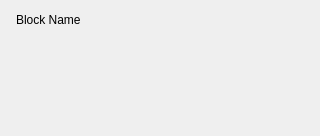
<?xml version="1.0" encoding="UTF-8"?>
<ui version="4.0">
 <class>NavBlockWidget</class>
 <widget class="QWidget" name="NavBlockWidget">
  <property name="geometry">
   <rect>
    <x>0</x>
    <y>0</y>
    <width>320</width>
    <height>136</height>
   </rect>
  </property>
  <property name="windowTitle">
   <string>Form</string>
  </property>
  <layout class="QVBoxLayout" name="verticalLayout">
   <property name="spacing">
    <number>12</number>
   </property>
   <property name="leftMargin">
    <number>16</number>
   </property>
   <property name="topMargin">
    <number>0</number>
   </property>
   <property name="rightMargin">
    <number>16</number>
   </property>
   <property name="bottomMargin">
    <number>0</number>
   </property>
   <item>
    <widget class="QLabel" name="name_label">
     <property name="minimumSize">
      <size>
       <width>0</width>
       <height>40</height>
      </size>
     </property>
     <property name="maximumSize">
      <size>
       <width>16777215</width>
       <height>40</height>
      </size>
     </property>
     <property name="text">
      <string>Block Name</string>
     </property>
    </widget>
   </item>
   <item>
    <widget class="QWidget" name="btn_widget" native="true">
     <property name="minimumSize">
      <size>
       <width>272</width>
       <height>84</height>
      </size>
     </property>
     <property name="maximumSize">
      <size>
       <width>272</width>
       <height>16777215</height>
      </size>
     </property>
     <layout class="QGridLayout" name="btn_layout">
      <property name="leftMargin">
       <number>0</number>
      </property>
      <property name="topMargin">
       <number>0</number>
      </property>
      <property name="rightMargin">
       <number>0</number>
      </property>
      <property name="bottomMargin">
       <number>0</number>
      </property>
      <property name="horizontalSpacing">
       <number>16</number>
      </property>
      <property name="verticalSpacing">
       <number>20</number>
      </property>
     </layout>
    </widget>
   </item>
  </layout>
 </widget>
 <resources/>
 <connections/>
</ui>
